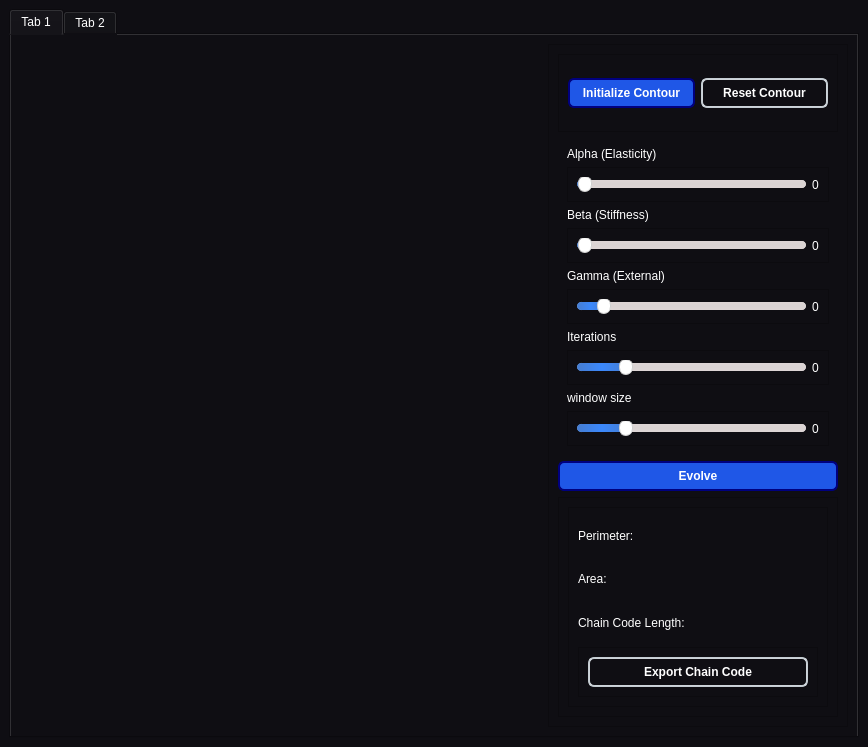
<?xml version="1.0" encoding="UTF-8"?>
<ui version="4.0">
 <class>SnakeApp</class>
 <widget class="QMainWindow" name="SnakeApp">
  <property name="geometry">
   <rect>
    <x>0</x>
    <y>0</y>
    <width>868</width>
    <height>747</height>
   </rect>
  </property>
  <property name="windowTitle">
   <string>Active Contour Model with PyQt5</string>
  </property>
  <property name="styleSheet">
   <string notr="true">QMainWindow {
    background-color:#2d3843;
}
QLabel{
	font: 10pt &quot;Sans Serif&quot;;
}
QPushButton, QToolButton, QCommandLinkButton{
    padding: 0 5px 0 5px;
    border-style: solid;
    border-top-color: qlineargradient(spread:pad, x1:0, y1:0, x2:0, y2:1, stop:0 #c1c9cf, stop:1 #d2d8dd);
    border-right-color: qlineargradient(spread:pad, x1:1, y1:0, x2:0, y2:0, stop:0 #c1c9cf, stop:1 #d2d8dd);
    border-bottom-color: qlineargradient(spread:pad, x1:0, y1:1, x2:0, y2:0, stop:0 #c1c9cf, stop:1 #d2d8dd);
    border-left-color: qlineargradient(spread:pad, x1:0, y1:0, x2:1, y2:0, stop:0 #c1c9cf, stop:1 #d2d8dd);
    border-width: 2px;
    border-radius: 6px;
    color: white;
    font-weight: bold;
    background-color: qlineargradient(spread:pad, x1:0.5, y1:0, x2:0.5, y2:1, stop:0 #fbfdfd, stop:0.5 #ffffff, stop:1 #fbfdfd);
}
QPushButton::default, QToolButton::default, QCommandLinkButton::default{
    border: 2px solid transparent;
    color: #FFFFFF;
    background-color: qlineargradient(spread:pad, x1:0.5, y1:0, x2:0.5, y2:1, stop:0 #84afe5, stop:1 #1168e4);
}
QPushButton:hover, QToolButton:hover, QCommandLinkButton:hover{
    color: #3d3d3d;
}
QPushButton:pressed, QToolButton:pressed, QCommandLinkButton:pressed{
    color: #aeaeae;
    background-color: qlineargradient(spread:pad, x1:0.5, y1:0, x2:0.5, y2:1, stop:0 #ffffff, stop:0.5 #fbfdfd, stop:1 #ffffff);
}
QPushButton:disabled, QToolButton:disabled, QCommandLinkButton:disabled{
    color: #616161;
    background-color: qlineargradient(spread:pad, x1:0.5, y1:0, x2:0.5, y2:1, stop:0 #dce7eb, stop:0.5 #e0e8eb, stop:1 #dee7ec);
}
QLineEdit, QTextEdit, QPlainTextEdit, QSpinBox, QDoubleSpinBox, QTimeEdit, QDateEdit, QDateTimeEdit {
    border-width: 2px;
    border-radius: 8px;
    border-style: solid;
    border-top-color: qlineargradient(spread:pad, x1:0.5, y1:1, x2:0.5, y2:0, stop:0 #c1c9cf, stop:1 #d2d8dd);
    border-right-color: qlineargradient(spread:pad, x1:0, y1:0, x2:1, y2:0, stop:0 #c1c9cf, stop:1 #d2d8dd);
    border-bottom-color: qlineargradient(spread:pad, x1:0.5, y1:0, x2:0.5, y2:1, stop:0 #c1c9cf, stop:1 #d2d8dd);
    border-left-color: qlineargradient(spread:pad, x1:1, y1:0, x2:0, y2:0, stop:0 #c1c9cf, stop:1 #d2d8dd);
    background-color: #f4f4f4;
    color: #3d3d3d;
}
QLineEdit:focus, QTextEdit:focus, QPlainTextEdit:focus, QSpinBox:focus, QDoubleSpinBox:focus, QTimeEdit:focus, QDateEdit:focus, QDateTimeEdit:focus {
    border-width: 2px;
    border-radius: 8px;
    border-style: solid;
    border-top-color: qlineargradient(spread:pad, x1:0.5, y1:1, x2:0.5, y2:0, stop:0 #85b7e3, stop:1 #9ec1db);
    border-right-color: qlineargradient(spread:pad, x1:0, y1:0, x2:1, y2:0, stop:0 #85b7e3, stop:1 #9ec1db);
    border-bottom-color: qlineargradient(spread:pad, x1:0.5, y1:0, x2:0.5, y2:1, stop:0 #85b7e3, stop:1 #9ec1db);
    border-left-color: qlineargradient(spread:pad, x1:1, y1:0, x2:0, y2:0, stop:0 #85b7e3, stop:1 #9ec1db);
    background-color: #f4f4f4;
    color: #3d3d3d;
}
QLineEdit:disabled, QTextEdit:disabled, QPlainTextEdit:disabled, QSpinBox:disabled, QDoubleSpinBox:disabled, QTimeEdit:disabled, QDateEdit:disabled, QDateTimeEdit:disabled {
    color: #b9b9b9;
}
QSpinBox::up-button, QDoubleSpinBox::up-button, QTimeEdit::up-button, QDateEdit::up-button, QDateTimeEdit::up-button {
    subcontrol-origin: padding;
    subcontrol-position: top right;
    width: 15px;
    color: #272727;
    border-left-width: 1px;
    border-left-color: darkgray;
    border-left-style: solid;
    border-top-right-radius: 3px;
    padding: 3px;
}
QSpinBox::down-button, QDoubleSpinBox::down-button, QTimeEdit::down-button, QDateEdit::down-button, QDateTimeEdit::down-button {
    subcontrol-origin: padding;
    subcontrol-position: bottom right;
    width: 15px;
    color: #272727;
    border-left-width: 1px;
    border-left-color: darkgray;
    border-left-style: solid;
    border-bottom-right-radius: 3px;
    padding: 3px;
}
QSpinBox::up-button:pressed, QDoubleSpinBox::up-button:pressed, QTimeEdit::up-button:pressed, QDateEdit::up-button:pressed, QDateTimeEdit::up-button:pressed {
    color: #aeaeae;
    background-color: qlineargradient(spread:pad, x1:0.5, y1:0, x2:0.5, y2:1, stop:0 #ffffff, stop:0.5 #fbfdfd, stop:1 #ffffff);
}
QSpinBox::down-button:pressed, QDoubleSpinBox::down-button:pressed, QTimeEdit::down-button:pressed, QDateEdit::down-button:pressed, QDateTimeEdit::down-button:pressed {
    color: #aeaeae;
    background-color: qlineargradient(spread:pad, x1:0.5, y1:0, x2:0.5, y2:1, stop:0 #ffffff, stop:0.5 #fbfdfd, stop:1 #ffffff);
}
QSpinBox::up-button:hover, QDoubleSpinBox::up-button:hover, QTimeEdit::up-button:hover, QDateEdit::up-button:hover, QDateTimeEdit::up-button:hover {
    color: #FFFFFF;
    border-top-right-radius: 5px;
    background-color: qlineargradient(spread:pad, x1:0.5, y1:0, x2:0.5, y2:1, stop:0 #84afe5, stop:1 #1168e4);
    
}
QSpinBox::down-button:hover, QDoubleSpinBox::down-button:hover, QTimeEdit::down-button:hover, QDateEdit::down-button:hover, QDateTimeEdit::down-button:hover {
    color: #FFFFFF;
    border-bottom-right-radius: 5px;
    background-color: qlineargradient(spread:pad, x1:0.5, y1:0, x2:0.5, y2:1, stop:0 #84afe5, stop:1 #1168e4);
}
QSpinBox::up-arrow, QDoubleSpinBox::up-arrow, QTimeEdit::up-arrow, QDateEdit::up-arrow, QDateTimeEdit::up-arrow {
    image: url(/usr/share/icons/Adwaita/16x16/actions/go-up-symbolic.symbolic.png);
}
QSpinBox::down-arrow, QDoubleSpinBox::down-arrow, QTimeEdit::down-arrow, QDateEdit::down-arrow, QDateTimeEdit::down-arrow {
    image: url(/usr/share/icons/Adwaita/16x16/actions/go-down-symbolic.symbolic.png);
}
QProgressBar {
    max-height: 8px;
    text-align: center;
    font: italic bold 11px;
    color: #3d3d3d;
    border: 1px solid transparent;
    border-radius:4px;
    background-color: qlineargradient(spread:pad, x1:0, y1:0, x2:0, y2:1, stop:0 #ddd5d5, stop:0.5 #dad3d3, stop:1 #ddd5d5);
}
QProgressBar::chunk {
    background-color: qlineargradient(spread:pad, x1:0, y1:0, x2:0, y2:1, stop:0 #467dd1, stop:0.5 #3b88fc, stop:1 #467dd1);
    border-radius: 4px;
}
QProgressBar:disabled {
    color: #616161;
}
QProgressBar::chunk:disabled {
    background-color: #aeaeae;
}
QSlider::groove {
    border: 1px solid #bbbbbb;
    background-color: #303239;
    border-radius: 4px;
}
QSlider::groove:horizontal {
    height: 6px;
}
QSlider::groove:vertical {
    width: 6px;
}
QSlider::handle:horizontal {
    background: #ffffff;
    border-style: solid;
    border-width: 1px;
    border-color: rgb(207,207,207);
    width: 12px;
    margin: -5px 0;
    border-radius: 7px;
}
QSlider::handle:vertical {
    background: #ffffff;
    border-style: solid;
    border-width: 1px;
    border-color: rgb(207,207,207);
    height: 12px;
    margin: 0 -5px;
    border-radius: 7px;
}
QSlider::add-page, QSlider::sub-page {
    border: 1px transparent;
    background-color: #52595d;
    border-radius: 4px;
}
QSlider::add-page:horizontal {
    background: qlineargradient(spread:pad, x1:0, y1:0, x2:0, y2:1, stop:0 #ddd5d5, stop:0.5 #dad3d3, stop:1 #ddd5d5);
}
QSlider::sub-page:horizontal {
    background-color: qlineargradient(spread:pad, x1:0, y1:0, x2:1, y2:0, stop:0 #467dd1, stop:0.5 #3b88fc, stop:1 #467dd1);
}
QSlider::add-page:vertical {
    background-color: qlineargradient(spread:pad, x1:0, y1:0, x2:0, y2:1, stop:0 #467dd1, stop:0.5 #3b88fc, stop:1 #467dd1);
}
QSlider::sub-page:vertical {
    background: #303239;
}
QSlider::add-page:horizontal:disabled, QSlider::sub-page:horizontal:disabled, QSlider::add-page:vertical:disabled, QSlider::sub-page:vertical:disabled {
    background: #303239;
}
QLabel, QCheckBox, QRadioButton {
    color: white;
}
QCheckBox {
    padding: 2px;
}
QCheckBox:disabled, QRadioButton:disabled {
    color: #808086;
    padding: 2px;
}

QCheckBox:hover {
    border-radius:4px;
    border-style:solid;
    padding-left: 1px;
    padding-right: 1px;
    padding-bottom: 1px;
    padding-top: 1px;
    border-width:1px;
    border-color: transparent;
}
QCheckBox::indicator:checked {
    
    height: 15px;
    width: 15px;
    border-style:solid;
    border-width: 1px;
    border-color: #48a5fd;
    color: #ffffff;
    border-radius: 3px;
    background-color: qlineargradient(spread:pad, x1:0, y1:0, x2:0, y2:1, stop:0 #48a5fd, stop:0.5 #329cfb, stop:1 #48a5fd);
}
QCheckBox::indicator:unchecked {
    
    height: 15px;
    width: 15px;
    border-style:solid;
    border-width: 1px;
    border-color: #48a5fd;
    border-radius: 3px;
    background-color: #fbfdfa;
}
QLCDNumber {
    color: #616161;;
}
QMenuBar {
    background-color: #ececec;
}
QMenuBar::item {
    color: #616161;
    spacing: 3px;
    padding: 1px 4px;
    background-color: #ececec;
}

QMenuBar::item:selected {
    background-color: #dadada;
    color: #3d3d3d;
}
QMenu {
    background-color: #ececec;
}
QMenu::item:selected {
    background-color: #dadada;
    color: #3d3d3d;
}
QMenu::item {
    color: #616161;;
    background-color: #e0e0e0;
}

QRadioButton::indicator {
    height: 14px;
    width: 14px;
    border-style:solid;
    border-radius:7px;
    border-width: 1px;
}
QRadioButton::indicator:checked {
    border-color: #48a5fd;
    background-color: qradialgradient(cx:0.5, cy:0.5, radius:0.4,fx:0.5, fy:0.5, stop:0 #ffffff, stop:0.5 #ffffff, stop:0.6 #48a5fd, stop:1 #48a5fd);
}
QRadioButton::indicator:!checked {
    border-color: #a9b7c6;
    background-color: #fbfdfa;
}
QStatusBar {
    color:#027f7f;
}

QDial {
    background: #16a085;
}

QToolBox {
    color: #a9b7c6;
    background-color: #222b2e;
}
QToolBox::tab {
    color: #a9b7c6;
    background-color:#222b2e;
}
QToolBox::tab:selected {
    color: #FFFFFF;
    background-color:#222b2e;
}
QScrollArea {
    color: #FFFFFF;
    background-color:#222b2e;
}

QScrollBar:horizontal {
	max-height: 10px;
	border: 1px transparent grey;
	margin: 0px 20px 0px 20px;
	background: transparent;
}
QScrollBar:vertical {
	max-width: 10px;
	border: 1px transparent grey;
	margin: 20px 0px 20px 0px;
	background: transparent;
}
QScrollBar::handle:vertical, QScrollBar::handle:horizontal {
	background: #52595d;
	border-style: transparent;
	border-radius: 4px;
	min-height: 25px;
}
QScrollBar::handle:horizontal:hover, QScrollBar::handle:vertical:hover {
	background: qlineargradient(spread:pad, x1:0, y1:0, x2:1, y2:0, stop:0 #467dd1, stop:0.5 #3b88fc, stop:1 #467dd1);
}
QScrollBar::add-line, QScrollBar::sub-line {
    border: 2px transparent grey;
    border-radius: 4px;
    subcontrol-origin: margin;
    background: #b9b9b9;
}
QScrollBar::add-line:horizontal {
    width: 20px;
    subcontrol-position: right;
}
QScrollBar::add-line:vertical {
    height: 20px;
    subcontrol-position: bottom;
}
QScrollBar::sub-line:horizontal {
    width: 20px;
    subcontrol-position: left;
}
QScrollBar::sub-line:vertical {
    height: 20px;
    subcontrol-position: top;
}
QScrollBar::add-line:vertical:pressed, QScrollBar::add-line:horizontal:pressed, QScrollBar::sub-line:horizontal:pressed, QScrollBar::sub-line:vertical:pressed {
    background: qlineargradient(spread:pad, x1:0, y1:0, x2:1, y2:0, stop:0 #467dd1, stop:0.5 #3b88fc, stop:1 #467dd1);
}
QScrollBar::add-page:horizontal, QScrollBar::sub-page:horizontal, QScrollBar::add-page:vertical, QScrollBar::sub-page:vertical {
    background: none;
}
QScrollBar::up-arrow:vertical {
    image: url(/usr/share/icons/Adwaita/16x16/actions/go-up-symbolic.symbolic.png);
}
QScrollBar::down-arrow:vertical {
    image: url(/usr/share/icons/Adwaita/16x16/actions/go-down-symbolic.symbolic.png);
}
QScrollBar::left-arrow:horizontal {
    image: url(/usr/share/icons/Adwaita/16x16/actions/go-previous-symbolic.symbolic.png);
}
QScrollBar::right-arrow:horizontal {
    image: url(/usr/share/icons/Adwaita/16x16/actions/go-next-symbolic.symbolic.png);
}</string>
  </property>
  <widget class="QWidget" name="centralwidget">
   <property name="styleSheet">
    <string notr="true">background-color: #0F0E13
;</string>
   </property>
   <layout class="QVBoxLayout" name="verticalLayout">
    <item>
     <widget class="QTabWidget" name="tabWidget">
      <property name="styleSheet">
       <string notr="true">color: rgb(255, 255, 255);</string>
      </property>
      <property name="currentIndex">
       <number>0</number>
      </property>
      <widget class="QWidget" name="tab">
       <attribute name="title">
        <string>Tab 1</string>
       </attribute>
       <layout class="QHBoxLayout" name="horizontalLayout_2">
        <item>
         <widget class="QWidget" name="widget" native="true"/>
        </item>
        <item>
         <widget class="QFrame" name="frame_2">
          <property name="maximumSize">
           <size>
            <width>300</width>
            <height>16777215</height>
           </size>
          </property>
          <property name="frameShape">
           <enum>QFrame::StyledPanel</enum>
          </property>
          <property name="frameShadow">
           <enum>QFrame::Raised</enum>
          </property>
          <layout class="QVBoxLayout" name="verticalLayout_2">
           <item>
            <widget class="QFrame" name="frame">
             <property name="frameShape">
              <enum>QFrame::StyledPanel</enum>
             </property>
             <property name="frameShadow">
              <enum>QFrame::Raised</enum>
             </property>
             <layout class="QHBoxLayout" name="horizontalLayout">
              <item>
               <widget class="QPushButton" name="init_btn">
                <property name="minimumSize">
                 <size>
                  <width>50</width>
                  <height>30</height>
                 </size>
                </property>
                <property name="styleSheet">
                 <string notr="true">background-color: rgb(31, 87, 231);
border-color: rgb(0, 0, 127);</string>
                </property>
                <property name="text">
                 <string>Initialize Contour</string>
                </property>
               </widget>
              </item>
              <item>
               <widget class="QPushButton" name="reset_btn">
                <property name="minimumSize">
                 <size>
                  <width>0</width>
                  <height>30</height>
                 </size>
                </property>
                <property name="text">
                 <string>Reset Contour</string>
                </property>
               </widget>
              </item>
             </layout>
            </widget>
           </item>
           <item>
            <widget class="QWidget" name="widget_6" native="true">
             <property name="maximumSize">
              <size>
               <width>16777215</width>
               <height>16777215</height>
              </size>
             </property>
             <layout class="QVBoxLayout" name="verticalLayout_3">
              <item>
               <widget class="QLabel" name="label_alpha">
                <property name="text">
                 <string>Alpha (Elasticity)</string>
                </property>
               </widget>
              </item>
              <item>
               <widget class="QFrame" name="frame_6">
                <property name="frameShape">
                 <enum>QFrame::StyledPanel</enum>
                </property>
                <property name="frameShadow">
                 <enum>QFrame::Raised</enum>
                </property>
                <layout class="QHBoxLayout" name="horizontalLayout_4">
                 <item>
                  <widget class="QSlider" name="alpha_slider">
                   <property name="minimum">
                    <number>1</number>
                   </property>
                   <property name="maximum">
                    <number>1000</number>
                   </property>
                   <property name="value">
                    <number>1</number>
                   </property>
                   <property name="orientation">
                    <enum>Qt::Horizontal</enum>
                   </property>
                  </widget>
                 </item>
                 <item>
                  <widget class="QLabel" name="alpha_label">
                   <property name="text">
                    <string>0</string>
                   </property>
                  </widget>
                 </item>
                </layout>
               </widget>
              </item>
              <item>
               <widget class="QLabel" name="label_beta">
                <property name="text">
                 <string>Beta (Stiffness)</string>
                </property>
               </widget>
              </item>
              <item>
               <widget class="QFrame" name="frame_7">
                <property name="frameShape">
                 <enum>QFrame::StyledPanel</enum>
                </property>
                <property name="frameShadow">
                 <enum>QFrame::Raised</enum>
                </property>
                <layout class="QHBoxLayout" name="horizontalLayout_5">
                 <item>
                  <widget class="QSlider" name="beta_slider">
                   <property name="minimum">
                    <number>1</number>
                   </property>
                   <property name="maximum">
                    <number>1000</number>
                   </property>
                   <property name="value">
                    <number>1</number>
                   </property>
                   <property name="orientation">
                    <enum>Qt::Horizontal</enum>
                   </property>
                  </widget>
                 </item>
                 <item>
                  <widget class="QLabel" name="beta_label">
                   <property name="text">
                    <string>0</string>
                   </property>
                  </widget>
                 </item>
                </layout>
               </widget>
              </item>
              <item>
               <widget class="QLabel" name="label_gamma">
                <property name="text">
                 <string>Gamma (External)</string>
                </property>
               </widget>
              </item>
              <item>
               <widget class="QFrame" name="frame_8">
                <property name="frameShape">
                 <enum>QFrame::StyledPanel</enum>
                </property>
                <property name="frameShadow">
                 <enum>QFrame::Raised</enum>
                </property>
                <layout class="QHBoxLayout" name="horizontalLayout_6">
                 <item>
                  <widget class="QSlider" name="gamma_slider">
                   <property name="minimum">
                    <number>1</number>
                   </property>
                   <property name="maximum">
                    <number>100</number>
                   </property>
                   <property name="value">
                    <number>10</number>
                   </property>
                   <property name="orientation">
                    <enum>Qt::Horizontal</enum>
                   </property>
                  </widget>
                 </item>
                 <item>
                  <widget class="QLabel" name="gamma_label">
                   <property name="text">
                    <string>0</string>
                   </property>
                  </widget>
                 </item>
                </layout>
               </widget>
              </item>
              <item>
               <widget class="QLabel" name="label_iterations">
                <property name="text">
                 <string>Iterations</string>
                </property>
               </widget>
              </item>
              <item>
               <widget class="QFrame" name="frame_9">
                <property name="frameShape">
                 <enum>QFrame::StyledPanel</enum>
                </property>
                <property name="frameShadow">
                 <enum>QFrame::Raised</enum>
                </property>
                <layout class="QHBoxLayout" name="horizontalLayout_7">
                 <item>
                  <widget class="QSlider" name="iterations_slider">
                   <property name="minimum">
                    <number>10</number>
                   </property>
                   <property name="maximum">
                    <number>1000</number>
                   </property>
                   <property name="value">
                    <number>200</number>
                   </property>
                   <property name="orientation">
                    <enum>Qt::Horizontal</enum>
                   </property>
                  </widget>
                 </item>
                 <item>
                  <widget class="QLabel" name="iterations_label">
                   <property name="text">
                    <string>0</string>
                   </property>
                  </widget>
                 </item>
                </layout>
               </widget>
              </item>
              <item>
               <widget class="QLabel" name="label">
                <property name="text">
                 <string>window size</string>
                </property>
               </widget>
              </item>
              <item>
               <widget class="QFrame" name="frame_13">
                <property name="frameShape">
                 <enum>QFrame::StyledPanel</enum>
                </property>
                <property name="frameShadow">
                 <enum>QFrame::Raised</enum>
                </property>
                <layout class="QHBoxLayout" name="horizontalLayout_15">
                 <item>
                  <widget class="QSlider" name="windowSize_slider">
                   <property name="minimum">
                    <number>10</number>
                   </property>
                   <property name="maximum">
                    <number>1000</number>
                   </property>
                   <property name="value">
                    <number>200</number>
                   </property>
                   <property name="orientation">
                    <enum>Qt::Horizontal</enum>
                   </property>
                  </widget>
                 </item>
                 <item>
                  <widget class="QLabel" name="windowsize_label">
                   <property name="text">
                    <string>0</string>
                   </property>
                  </widget>
                 </item>
                </layout>
               </widget>
              </item>
             </layout>
            </widget>
           </item>
           <item>
            <widget class="QPushButton" name="evolve_btn">
             <property name="minimumSize">
              <size>
               <width>0</width>
               <height>30</height>
              </size>
             </property>
             <property name="styleSheet">
              <string notr="true">background-color: rgb(31, 87, 231);
border-color: rgb(0, 0, 127);</string>
             </property>
             <property name="text">
              <string>Evolve</string>
             </property>
            </widget>
           </item>
           <item>
            <widget class="QFrame" name="frame_14">
             <property name="frameShape">
              <enum>QFrame::StyledPanel</enum>
             </property>
             <property name="frameShadow">
              <enum>QFrame::Raised</enum>
             </property>
             <layout class="QHBoxLayout" name="horizontalLayout_12">
              <item>
               <widget class="QFrame" name="frame_15">
                <property name="minimumSize">
                 <size>
                  <width>0</width>
                  <height>200</height>
                 </size>
                </property>
                <property name="frameShape">
                 <enum>QFrame::StyledPanel</enum>
                </property>
                <property name="frameShadow">
                 <enum>QFrame::Raised</enum>
                </property>
                <layout class="QVBoxLayout" name="verticalLayout_8">
                 <item>
                  <widget class="QLabel" name="perimeter_label">
                   <property name="text">
                    <string>Perimeter:</string>
                   </property>
                  </widget>
                 </item>
                 <item>
                  <widget class="QLabel" name="area_label">
                   <property name="text">
                    <string>Area:</string>
                   </property>
                  </widget>
                 </item>
                 <item>
                  <widget class="QLabel" name="chain_code_label">
                   <property name="text">
                    <string>Chain Code Length:</string>
                   </property>
                  </widget>
                 </item>
                 <item>
                  <widget class="QFrame" name="frame_16">
                   <property name="frameShape">
                    <enum>QFrame::StyledPanel</enum>
                   </property>
                   <property name="frameShadow">
                    <enum>QFrame::Raised</enum>
                   </property>
                   <layout class="QHBoxLayout" name="horizontalLayout_13">
                    <item>
                     <widget class="QPushButton" name="save_btn">
                      <property name="minimumSize">
                       <size>
                        <width>0</width>
                        <height>30</height>
                       </size>
                      </property>
                      <property name="text">
                       <string>Export Chain Code</string>
                      </property>
                     </widget>
                    </item>
                   </layout>
                  </widget>
                 </item>
                </layout>
               </widget>
              </item>
             </layout>
            </widget>
           </item>
          </layout>
         </widget>
        </item>
       </layout>
      </widget>
      <widget class="QWidget" name="tab_2">
       <attribute name="title">
        <string>Tab 2</string>
       </attribute>
       <layout class="QGridLayout" name="gridLayout">
        <item row="1" column="0">
         <widget class="QFrame" name="frame_3">
          <property name="sizePolicy">
           <sizepolicy hsizetype="Preferred" vsizetype="Expanding">
            <horstretch>0</horstretch>
            <verstretch>0</verstretch>
           </sizepolicy>
          </property>
          <property name="frameShape">
           <enum>QFrame::StyledPanel</enum>
          </property>
          <property name="frameShadow">
           <enum>QFrame::Raised</enum>
          </property>
          <layout class="QHBoxLayout" name="horizontalLayout_11">
           <item>
            <widget class="QFrame" name="frame_5">
             <property name="maximumSize">
              <size>
               <width>16777215</width>
               <height>16777215</height>
              </size>
             </property>
             <property name="frameShape">
              <enum>QFrame::StyledPanel</enum>
             </property>
             <property name="frameShadow">
              <enum>QFrame::Raised</enum>
             </property>
             <layout class="QHBoxLayout" name="horizontalLayout_14">
              <item>
               <widget class="QLabel" name="filter_input">
                <property name="minimumSize">
                 <size>
                  <width>340</width>
                  <height>0</height>
                 </size>
                </property>
                <property name="frameShape">
                 <enum>QFrame::Box</enum>
                </property>
                <property name="text">
                 <string>double click to import</string>
                </property>
                <property name="alignment">
                 <set>Qt::AlignCenter</set>
                </property>
               </widget>
              </item>
              <item>
               <widget class="QGraphicsView" name="filter_output1">
                <property name="sizePolicy">
                 <sizepolicy hsizetype="Preferred" vsizetype="Preferred">
                  <horstretch>0</horstretch>
                  <verstretch>0</verstretch>
                 </sizepolicy>
                </property>
                <property name="minimumSize">
                 <size>
                  <width>0</width>
                  <height>0</height>
                 </size>
                </property>
                <property name="frameShape">
                 <enum>QFrame::Box</enum>
                </property>
                <property name="frameShadow">
                 <enum>QFrame::Plain</enum>
                </property>
               </widget>
              </item>
              <item>
               <widget class="QGraphicsView" name="filter_output2">
                <property name="sizePolicy">
                 <sizepolicy hsizetype="Preferred" vsizetype="Preferred">
                  <horstretch>0</horstretch>
                  <verstretch>0</verstretch>
                 </sizepolicy>
                </property>
                <property name="minimumSize">
                 <size>
                  <width>0</width>
                  <height>0</height>
                 </size>
                </property>
                <property name="frameShape">
                 <enum>QFrame::Box</enum>
                </property>
                <property name="frameShadow">
                 <enum>QFrame::Plain</enum>
                </property>
               </widget>
              </item>
             </layout>
            </widget>
           </item>
          </layout>
         </widget>
        </item>
        <item row="2" column="0">
         <widget class="QFrame" name="frame_4">
          <property name="sizePolicy">
           <sizepolicy hsizetype="Minimum" vsizetype="Minimum">
            <horstretch>0</horstretch>
            <verstretch>0</verstretch>
           </sizepolicy>
          </property>
          <property name="maximumSize">
           <size>
            <width>16777215</width>
            <height>16777215</height>
           </size>
          </property>
          <property name="frameShape">
           <enum>QFrame::StyledPanel</enum>
          </property>
          <property name="frameShadow">
           <enum>QFrame::Raised</enum>
          </property>
          <layout class="QHBoxLayout" name="horizontalLayout_3">
           <item>
            <widget class="QWidget" name="widget_7" native="true">
             <property name="maximumSize">
              <size>
               <width>600</width>
               <height>16777215</height>
              </size>
             </property>
             <layout class="QVBoxLayout" name="verticalLayout_6">
              <item>
               <widget class="QLabel" name="label_alpha_2">
                <property name="text">
                 <string>Weak Threshold</string>
                </property>
               </widget>
              </item>
              <item>
               <widget class="QFrame" name="frame_10">
                <property name="frameShape">
                 <enum>QFrame::StyledPanel</enum>
                </property>
                <property name="frameShadow">
                 <enum>QFrame::Raised</enum>
                </property>
                <layout class="QHBoxLayout" name="horizontalLayout_8">
                 <item>
                  <widget class="QSlider" name="slider1">
                   <property name="minimum">
                    <number>1</number>
                   </property>
                   <property name="maximum">
                    <number>100</number>
                   </property>
                   <property name="value">
                    <number>1</number>
                   </property>
                   <property name="orientation">
                    <enum>Qt::Horizontal</enum>
                   </property>
                  </widget>
                 </item>
                 <item>
                  <widget class="QLabel" name="alpha_2_label">
                   <property name="text">
                    <string>0</string>
                   </property>
                  </widget>
                 </item>
                </layout>
               </widget>
              </item>
              <item>
               <widget class="QLabel" name="label_beta_2">
                <property name="text">
                 <string>Strong Threshold</string>
                </property>
               </widget>
              </item>
              <item>
               <widget class="QFrame" name="frame_11">
                <property name="frameShape">
                 <enum>QFrame::StyledPanel</enum>
                </property>
                <property name="frameShadow">
                 <enum>QFrame::Raised</enum>
                </property>
                <layout class="QHBoxLayout" name="horizontalLayout_9">
                 <item>
                  <widget class="QSlider" name="slider2">
                   <property name="minimum">
                    <number>1</number>
                   </property>
                   <property name="maximum">
                    <number>100</number>
                   </property>
                   <property name="value">
                    <number>1</number>
                   </property>
                   <property name="orientation">
                    <enum>Qt::Horizontal</enum>
                   </property>
                  </widget>
                 </item>
                 <item>
                  <widget class="QLabel" name="beta_2_label">
                   <property name="text">
                    <string>0</string>
                   </property>
                  </widget>
                 </item>
                </layout>
               </widget>
              </item>
              <item>
               <widget class="QFrame" name="frame_12">
                <property name="frameShape">
                 <enum>QFrame::StyledPanel</enum>
                </property>
                <property name="frameShadow">
                 <enum>QFrame::Raised</enum>
                </property>
                <layout class="QHBoxLayout" name="horizontalLayout_10"/>
               </widget>
              </item>
              <item>
               <widget class="QPushButton" name="filter_btn">
                <property name="styleSheet">
                 <string notr="true">background-color: rgb(31, 87, 231);
border-color: rgb(0, 0, 127);</string>
                </property>
                <property name="text">
                 <string>Filter</string>
                </property>
               </widget>
              </item>
             </layout>
            </widget>
           </item>
          </layout>
         </widget>
        </item>
       </layout>
      </widget>
     </widget>
    </item>
   </layout>
  </widget>
 </widget>
 <resources/>
 <connections/>
</ui>
